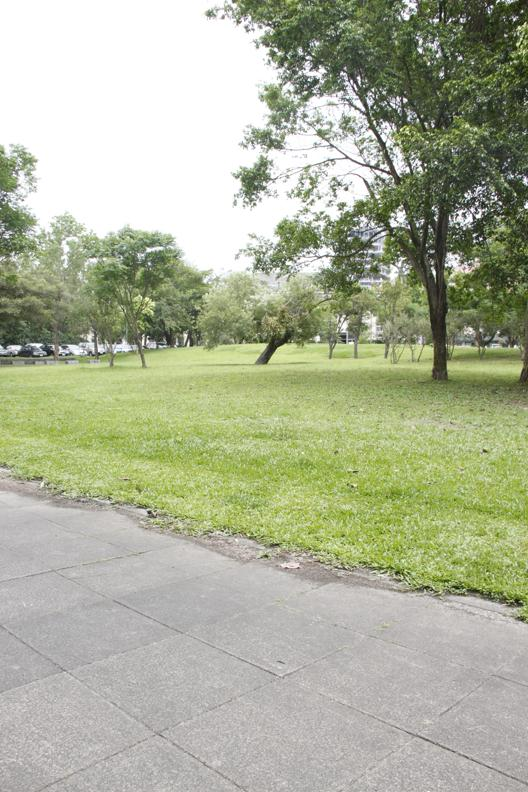
#> input picture images/libr/1.jpg, 528 x 792 px
$ python other.py
#> lines starting #> are read from the running program, lines starting #| are printed output that depends on the picture
'''
Univesidad Del Valle de Guatemala
Visión por Computadora

Integrantes:
- Diego Córdova   20212
- Paola De León   20361
- Paola Contreras 20213
'''

import numpy as np
import cv2
import matplotlib.pyplot as plt

# Display the result
def mostrar_imagen(imagen, titulo='Imagen'):
    plt.figure(figsize=(10, 5))
    plt.imshow(imagen)
    plt.title(titulo)
    plt.axis('off')
    plt.show()

# Cargar imágenes
img1 = cv2.imread('./images/libr/1.jpg')
#> img1 is the input picture: shape (792, 528, 3); mean B, G, R 152.8, 177.6, 172.2
img2 = cv2.imread('./images/libr/2.jpg')
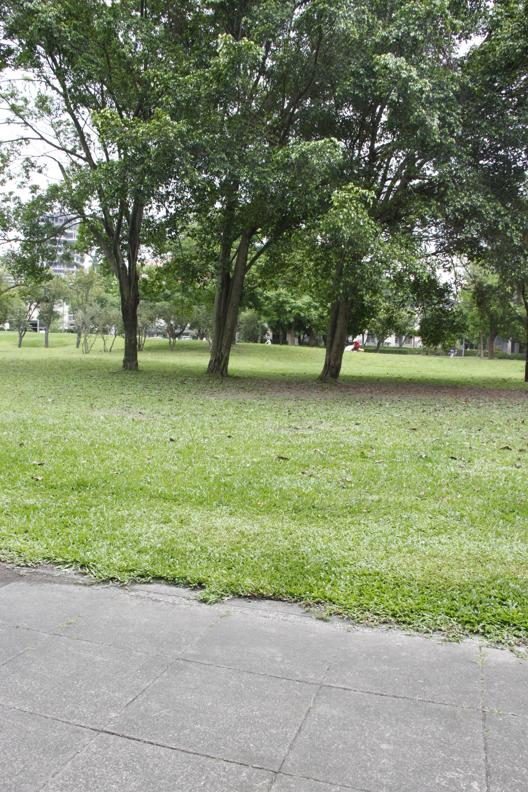
#> input picture images/libr/2.jpg, 528 x 792 px
#> img2 is the input picture: shape (792, 528, 3); mean B, G, R 114.6, 143.8, 133.7
img3 = cv2.imread('./images/libr/3.jpg')
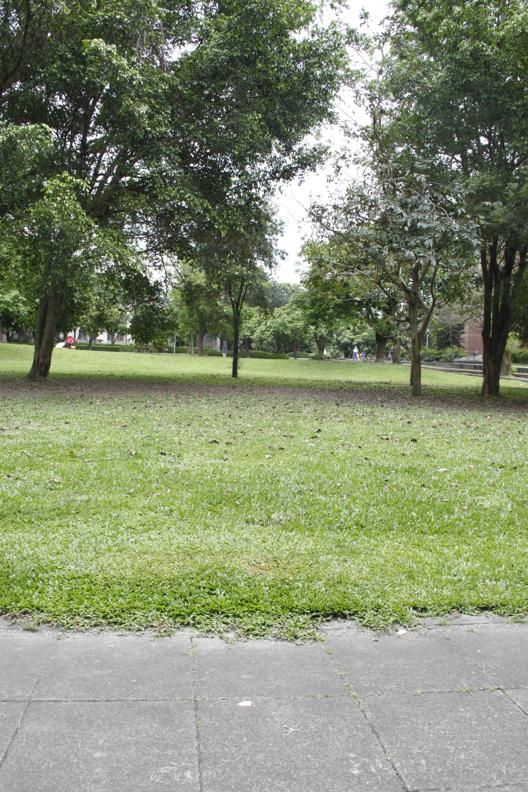
#> input picture images/libr/3.jpg, 528 x 792 px
#> img3 is the input picture: shape (792, 528, 3); mean B, G, R 112.9, 141.3, 131.7

img1 = cv2.cvtColor(img1, cv2.COLOR_BGR2RGB)
img2 = cv2.cvtColor(img2, cv2.COLOR_BGR2RGB)
img3 = cv2.cvtColor(img3, cv2.COLOR_BGR2RGB)

def blend_images(img1, img2, mask):
    mask = np.where(img1 != 0, 1, 0).astype(np.float32)
    blended_img = img1 * mask + img2 * (1 - mask)
    return blended_img.astype(np.uint8)

def mix2Images(img1, img2):
    # Inicializar el detector de puntos clave SIFT
    sift = cv2.SIFT_create()

    # Detectar puntos clave y descriptores
    keypoints_1, descriptors_1 = sift.detectAndCompute(img1, None)
    keypoints_2, descriptors_2 = sift.detectAndCompute(img2, None)

    # Inicializar y calcular coincidencias usando FLANN
    index_params = dict(algorithm=1, trees=5)
    search_params = dict(checks=50)
    flann = cv2.FlannBasedMatcher(index_params, search_params)
    matches = flann.knnMatch(descriptors_1, descriptors_2, k=2)

    # Filtrar coincidencias usando la prueba de razón de Lowe
    good_matches = []
    for m, n in matches:
        if m.distance < 0.7 * n.distance:
            good_matches.append(m)

    # Extraer la localización de los buenos puntos coincidentes
    points1 = np.float32([keypoints_1[m.queryIdx].pt for m in good_matches]).reshape(-1, 1, 2)
    points2 = np.float32([keypoints_2[m.trainIdx].pt for m in good_matches]).reshape(-1, 1, 2)

    # Calcular la matriz de homografía
    H, mask = cv2.findHomography(points2, points1, cv2.RANSAC)

    h1, w1 = img1.shape[:2]
    h2, w2 = img2.shape[:2]

    corners1 = np.float32([[0, 0], [0, h1], [w1, h1], [w1, 0]]).reshape(-1, 1, 2)
    corners2 = np.float32([[0, 0], [0, h2], [w2, h2], [w2, 0]]).reshape(-1, 1, 2)
    warped_corners2 = cv2.perspectiveTransform(corners2, H)

    corners = np.concatenate((corners1, warped_corners2), axis=0)
    [xmin, ymin] = np.int32(corners.min(axis=0).ravel() - 0.5)
    [xmax, ymax] = np.int32(corners.max(axis=0).ravel() + 0.5)

    t = [-xmin, -ymin]
    Ht = np.array([[1, 0, t[0]], [0, 1, t[1]], [0, 0, 1]])

    warped_img2 = cv2.warpPerspective(img2, Ht @ H, (xmax - xmin, ymax - ymin))

    img1_towarp = np.zeros((warped_img2.shape))
    img1_towarp[t[1]:h1 + t[1], t[0]:w1 + t[0]] = img1

    # Create a black canvas
    return blend_images(img1_towarp, warped_img2, mask)

def stitch_images(image_list):
    result = image_list[0]

    for i in range(1, len(image_list)):
        img_next = image_list[i]
        result = mix2Images(result, img_next)
#> this loop made 2 passes
#> (index_params in mix2Images, search_params in mix2Images, matches in mix2Images, h1 in mix2Images, w1 in mix2Images, h2 in mix2Images, w2 in mix2Images, corners2 in mix2Images) on pass 1: ({'algorithm': 1, 'trees': 5}, {'checks': 50}, 3343 matches, 792, 528, 792, 528, [[0, 0], [0, 792], [528, 792], [528, 0]])
#> (index_params in mix2Images, search_params in mix2Images, matches in mix2Images, h1 in mix2Images, w1 in mix2Images, h2 in mix2Images, w2 in mix2Images, corners1 in mix2Images) on pass 2: ({'algorithm': 1, 'trees': 5}, {'checks': 50}, 9377 matches, 959, 946, 792, 528, [[0, 0], [0, 959], [946, 959], [946, 0]])
#> pass 1, in blend_images, `mask = np.where(img1 != 0, 1, 0).astype(np.float32)`:
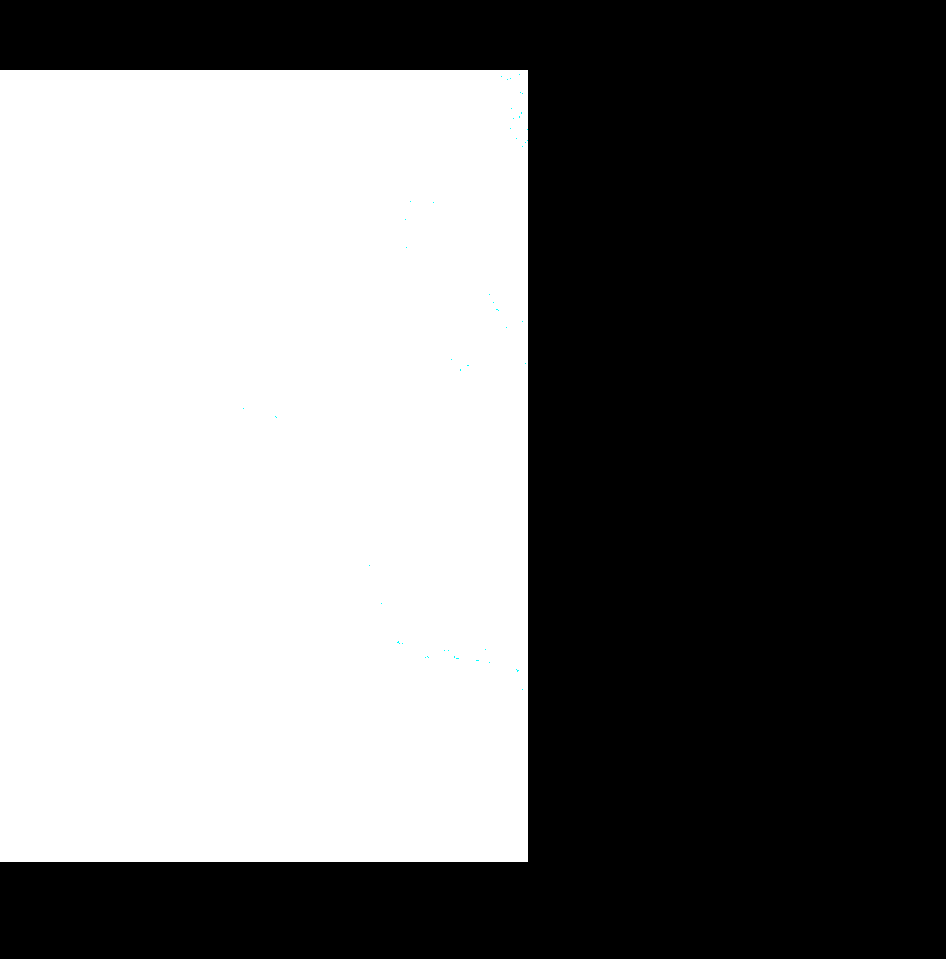
#> mask: shape (959, 946, 3) float32; mean of channels 0, 1, 2 0.461, 0.461, 0.461; drawn as B, G, R
#> pass 1, in blend_images, `blended_img = img1 * mask + img2 * (1 - mask)`:
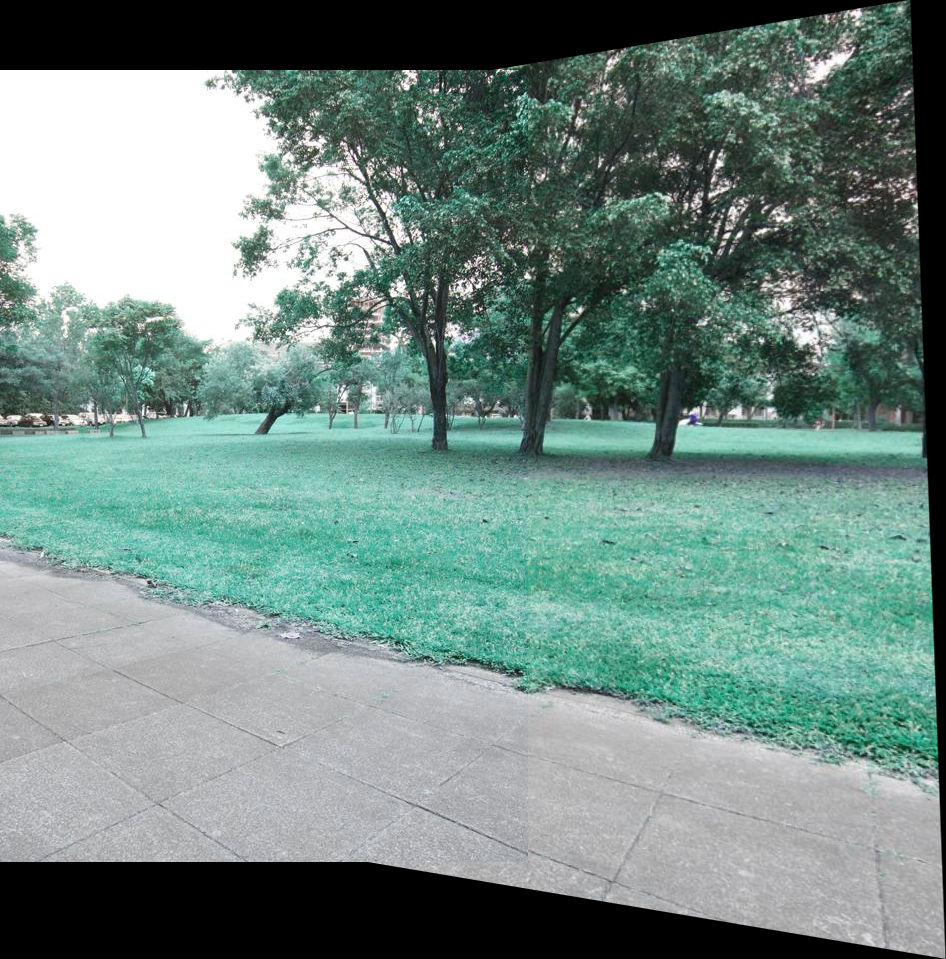
#> blended_img: shape (959, 946, 3) float64; mean of channels 0, 1, 2 130.1, 136.4, 113.3; drawn as B, G, R
#> pass 1, in stitch_images, `result = mix2Images(result, img_next)`:
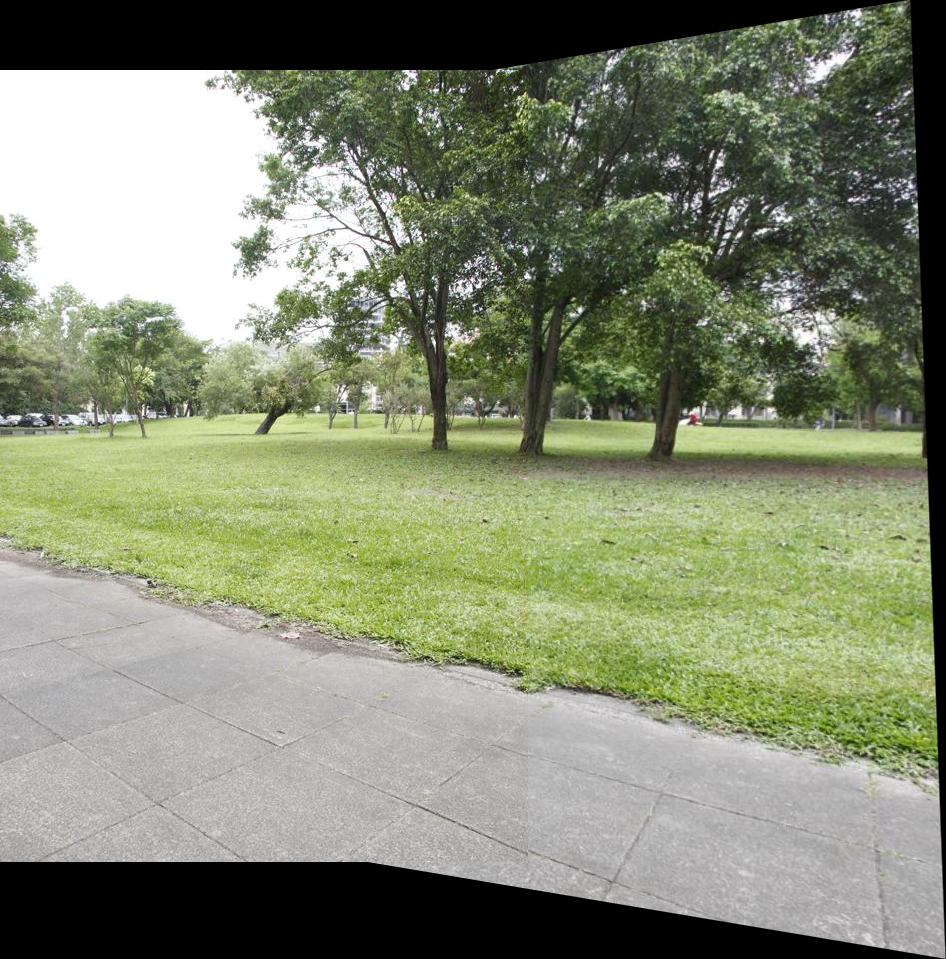
#> result: shape (959, 946, 3); mean R, G, B 130.1, 136.4, 113.3
#> after the loop:
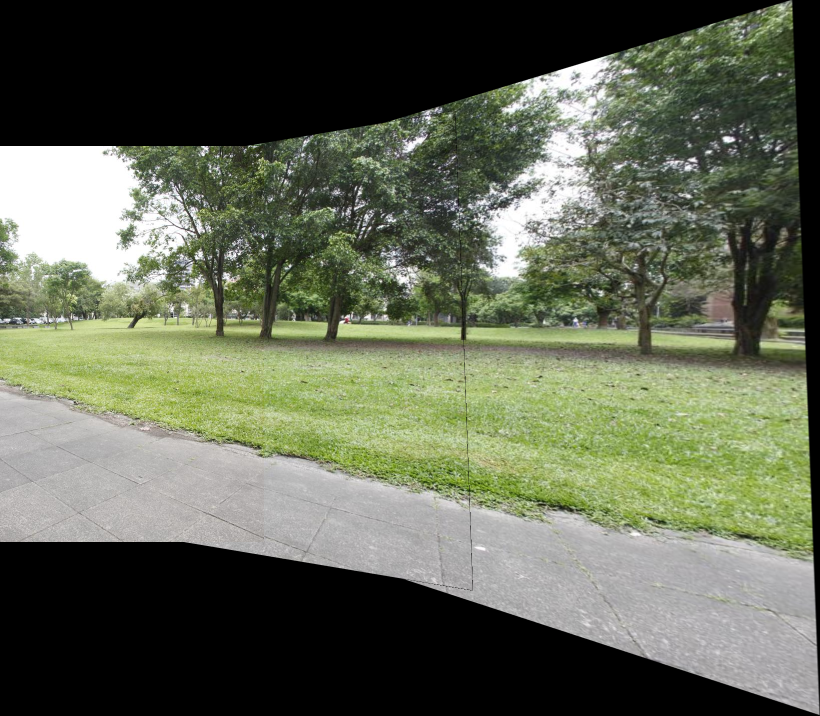
#> result: shape (1431, 1640, 3) (shown at 1/2 size); mean R, G, B 97.7, 103.4, 84.9

    return result

result = stitch_images([img1, img2, img3])
mostrar_imagen(result, 'Imagen Panorámica Final')
